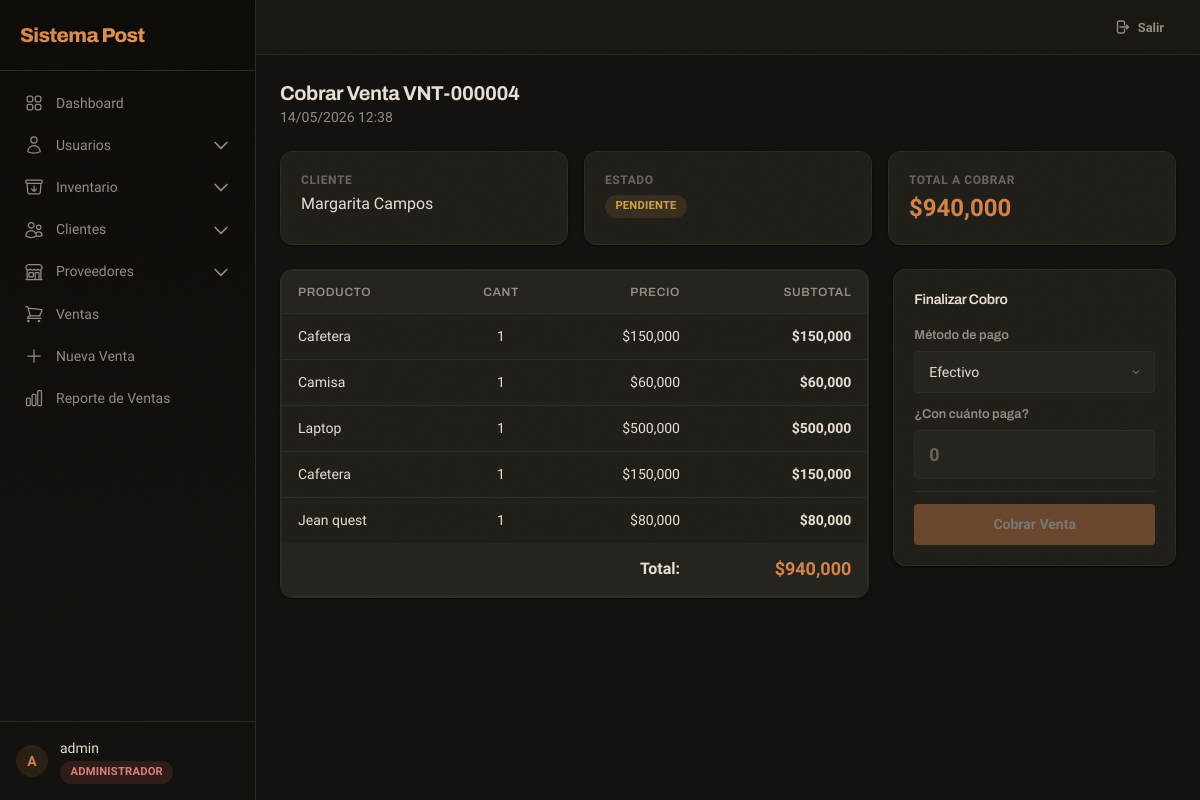
The app's page /sales/4/collect/ (signed in) with its own data.
### apps/accounts/models.py (models this page shows, shortened)
class User(AbstractUser):
    class Role(models.TextChoices):
        ADMIN = 'admin', 'Administrador'
        SUPERVISOR = 'supervisor', 'Supervisor'
        USER = 'user', 'Usuario'
    role = models.CharField(
        max_length=20,
        choices=Role.choices,
        default=Role.USER,
        verbose_name='Rol'
    )
    phone = models.CharField(max_length=20, blank=True, verbose_name='Teléfono')
    class Meta:
        verbose_name = 'Usuario'
        verbose_name_plural = 'Usuarios'
    def is_admin(self):
        return self.role == self.Role.ADMIN or self.is_superuser

### apps/sales/models.py (models this page shows, shortened)
class Sale(models.Model):
    invoice_number = models.CharField(max_length=20, unique=True, verbose_name='Folio')
    client = models.ForeignKey(Client, on_delete=models.SET_NULL, null=True, blank=True, related_name='sales', verbose_name='Cliente')
    user = models.ForeignKey(settings.AUTH_USER_MODEL, on_delete=models.SET_NULL, null=True, related_name='sales', verbose_name='Vendedor')
    date = models.DateTimeField(auto_now_add=True, db_index=True, verbose_name='Fecha')
    subtotal = models.DecimalField(max_digits=12, decimal_places=2, default=0, verbose_name='Subtotal')
    tax = models.DecimalField(max_digits=12, decimal_places=2, default=0, verbose_name='IVA')
    total = models.DecimalField(max_digits=12, decimal_places=2, default=0, verbose_name='Total')
    class Status(models.TextChoices):
        PENDING = 'pendiente', 'Pendiente'
        PAID = 'pagada', 'Pagada'
    status = models.CharField(max_length=20, choices=Status.choices, default=Status.PAID, db_index=True, verbose_name='Estado')
    class PaymentMethod(models.TextChoices):
        CASH = 'efectivo', 'Efectivo'
        CARD = 'tarjeta', 'Tarjeta'
        TRANSFER = 'transferencia', 'Transferencia'
        PENDING = 'pendiente', 'Pendiente'
    payment_method = models.CharField(max_length=50, choices=PaymentMethod.choices, default=PaymentMethod.CASH, verbose_name='Método de pago')
    amount_received = models.DecimalField(max_digits=12, decimal_places=2, null=True, blank=True, verbose_name='Monto recibido')
    change = models.DecimalField(max_digits=12, decimal_places=2, null=True, blank=True, verbose_name='Cambio')
    is_active = models.BooleanField(default=True, db_index=True, verbose_name='Activa')
    class Meta:
        verbose_name = 'Venta'
        verbose_name_plural = 'Ventas'
        ordering = ['-date']
        indexes = [
            models.Index(fields=['is_active', 'status', '-date'], name='idx_sale_active_status_date'),
        ]

class SaleItem(models.Model):
    sale = models.ForeignKey(Sale, on_delete=models.CASCADE, related_name='items', verbose_name='Venta')
    product = models.ForeignKey(Product, on_delete=models.SET_NULL, null=True, verbose_name='Producto')
    quantity = models.PositiveIntegerField(default=1, verbose_name='Cantidad')
    unit_price = models.DecimalField(max_digits=10, decimal_places=2, verbose_name='Precio unitario')
    subtotal = models.DecimalField(max_digits=12, decimal_places=2, verbose_name='Subtotal')
    class Meta:
        verbose_name = 'Detalle de Venta'
        verbose_name_plural = 'Detalles de Ventas'
        ordering = ['id']

### apps/clients/models.py (models this page shows, shortened)
class Client(models.Model):
    name = models.CharField(max_length=200, db_index=True, verbose_name='Nombre')
    email = models.EmailField(blank=True, verbose_name='Email')
    phone = models.CharField(max_length=20, db_index=True, blank=True, verbose_name='Teléfono')
    address = models.CharField(max_length=500, blank=True, verbose_name='Dirección')
    cc = models.CharField(max_length=13, blank=True, verbose_name='CC')
    created_at = models.DateTimeField(auto_now_add=True, verbose_name='Creado')
    updated_at = models.DateTimeField(auto_now=True, verbose_name='Actualizado')
    class Meta:
        verbose_name = 'Cliente'
        verbose_name_plural = 'Clientes'
        ordering = ['name']

### apps/inventory/models.py (models this page shows, shortened)
class Product(models.Model):
    sku = models.CharField(max_length=50, unique=True, verbose_name='SKU')
    name = models.CharField(max_length=200, db_index=True, verbose_name='Nombre')
    description = models.TextField(blank=True, verbose_name='Descripción')
    category = models.ForeignKey(Category, on_delete=models.SET_NULL, null=True, related_name='products', verbose_name='Categoría')
    price = models.DecimalField(max_digits=10, decimal_places=2, verbose_name='Precio')
    cost = models.DecimalField(max_digits=10, decimal_places=2, default=0, verbose_name='Costo')
    stock = models.PositiveIntegerField(default=0, db_index=True, verbose_name='Stock')
    min_stock = models.PositiveIntegerField(default=0, verbose_name='Stock mínimo')
    image = models.ImageField(upload_to='products/', blank=True, null=True, verbose_name='Imagen')
    is_active = models.BooleanField(default=True, db_index=True, verbose_name='Activo')
    created_at = models.DateTimeField(auto_now_add=True, verbose_name='Creado')
    updated_at = models.DateTimeField(auto_now=True, verbose_name='Actualizado')
    class Meta:
        verbose_name = 'Producto'
        verbose_name_plural = 'Productos'
        ordering = ['name']

### apps/sales/views.py (the view)
# urls.py: path('<int:pk>/collect/', views.sale_collect, name='sale_collect'),
@login_required
def sale_collect(request, pk):
    sale = get_object_or_404(Sale.objects.select_related('client', 'user'), pk=pk)
    items = sale.items.select_related('product').all()
    if sale.status != Sale.Status.PENDING or not sale.is_active:
        messages.error(request, 'Esta venta no está pendiente.')
        return redirect('sales:sale_list')
    return render(request, 'sales/sale_collect.html', {'sale': sale, 'items': items})

### templates/sales/sale_collect.html (shortened to what this page needs)
{% extends 'layouts/base.html' %}
{% load currency_tags %}
{% block content %}
<div x-data="collectApp()" x-init="totalVal = {{ sale.total }}" class="max-w-4xl mx-auto animate-fade-in-up">
    <div class="flex justify-between items-start mb-6">
        <div>
            <h1 class="text-xl font-[var(--font-heading)] font-bold">Cobrar Venta {{ sale.invoice_number }}</h1>
            <p class="text-sm text-[var(--text-secondary)]">{{ sale.date|date:'d/m/Y H:i' }}</p>
        </div>
    </div>
    <div class="grid grid-cols-1 md:grid-cols-3 gap-4 mb-6">
        <div class="card">
            <div class="card-body">
                <p class="text-xs text-[var(--text-muted)] uppercase tracking-wider font-semibold mb-1">Cliente</p>
                <p class="font-medium">{{ sale.client.name|default:'Invitado' }}</p>
            </div>
        </div>
        <div class="card">
            <div class="card-body">
                <p class="text-xs text-[var(--text-muted)] uppercase tracking-wider font-semibold mb-1">Estado</p>
                <span class="badge badge-amber">Pendiente</span>
            </div>
        </div>
        <div class="card">
            <div class="card-body">
                <p class="text-xs text-[var(--text-muted)] uppercase tracking-wider font-semibold mb-1">Total a cobrar</p>
                <p class="text-2xl font-[var(--font-heading)] font-bold text-[var(--accent)]">{{ sale.total|pesos }}</p>
            </div>
        </div>
    </div>
    <div class="grid grid-cols-1 lg:grid-cols-3 gap-6">
        <div class="lg:col-span-2 card">
            <div class="table-container">
                <table>
                    <thead>
                        <tr>
                            <th>Producto</th>
                            <th class="text-center">Cant</th>
                            <th class="text-right">Precio</th>
                            <th class="text-right">Subtotal</th>
                        </tr>
                    </thead>
                    <tbody>
                        {% for item in items %}
                        <tr>
                            <td class="font-medium">{{ item.product.name }}</td>
                            <td class="text-center">{{ item.quantity }}</td>
                            <td class="text-right">{{ item.unit_price|pesos }}</td>
                            <td class="text-right font-semibold">{{ item.subtotal|pesos }}</td>
                        </tr>
                        {% endfor %}
                    </tbody>
                    <tfoot>
                        <tr class="table-tfoot">
                            <td colspan="3" class="text-right font-bold text-base">Total:</td>
                            <td class="text-right font-bold text-lg text-[var(--accent)]">{{ sale.total|pesos }}</td>
                        </tr>
                    </tfoot>
                </table>
            </div>
        </div>
        <div>
            <div class="card">
                <div class="card-body">
                    <h3 class="font-[var(--font-heading)] font-semibold text-sm mb-4">Finalizar Cobro</h3>
                    <form method="post" action="{% url 'sales:sale_collect_save' sale.pk %}">
                        <div class="space-y-3">
                            <div>
                                <label>Método de pago</label>
                                <select name="payment_method" x-model="paymentMethod" class="form-input">
                                    <option value="efectivo">Efectivo</option>
                                </select>
                            </div>
                            <div x-show="paymentMethod === 'efectivo'" x-cloak>
                                <label>¿Con cuánto paga?</label>
                                <input type="number" name="amount_received" x-model="amountReceived" min="0" step="1" placeholder="0"
                                    class="form-input text-lg font-semibold">
                            </div>
                            <hr class="border-[var(--border-color)]">
                            <button type="submit" :disabled="paymentMethod === 'efectivo' && (parseFloat(amountReceived) || 0) < totalVal"
                                class="btn btn-primary w-full justify-center py-2.5 disabled:opacity-40 disabled:cursor-not-allowed">
                                Cobrar Venta
                            </button>
                        </div>
                    </form>
                </div>
            </div>
        </div>
    </div>
</div>
{% endblock %}

### templates/layouts/base.html (shortened to what this page needs)
<!DOCTYPE html>
<html lang="es">
<head>
    <script src="https://cdn.tailwindcss.com"></script>
    <link rel="stylesheet" href="/static/css/app.css">
</head>
<body>
    <div x-data="{ sidebarOpen: false }" class="flex h-screen overflow-hidden">
        {% if user.is_authenticated %}
        <div :class="{'translate-x-0': sidebarOpen, '-translate-x-full': !sidebarOpen}" class="sidebar fixed inset-y-0 left-0 z-30 w-64 transition-transform duration-300 ease-in-out lg:translate-x-0 lg:static lg:inset-auto lg:z-auto overflow-y-auto flex flex-col">
            <div class="flex items-center justify-between p-5 border-b border-[var(--border-color)]">
                <span class="sidebar-brand">Sistema Post</span>
            </div>
            <nav class="mt-3 px-3 space-y-0.5 flex-1 overflow-y-auto">
                <a href="{% url 'core:dashboard' %}" class="sidebar-link {% if request.resolver_match.url_name == 'dashboard' %}active{% endif %}">
                    Dashboard
                </a>
                {% if user.is_admin %}
                <div x-data="{ open: false }" class="space-y-0.5">
                    <button @click="open = !open" class="sidebar-link w-full text-left">
                        <svg viewBox="0 0 24 24" fill="none" stroke="currentColor" stroke-width="1.5"><path stroke-linecap="round" stroke-linejoin="round" d="M15.75 6a3.75 3.75 0 11-7.5 0 3.75 3.75 0 017.5 0zM4.501 20.118a7.5 7.5 0 0114.998 0A17.933 17.933 0 0112 21.75c-2.676 0-5.216-.584-7.499-1.632z"/></svg>
                        Usuarios
                        <svg :class="{'rotate-180': open}" class="w-3.5 h-3.5 ml-auto transition-transform" fill="none" stroke="currentColor" viewBox="0 0 24 24"><path stroke-linecap="round" stroke-linejoin="round" stroke-width="2" d="M19 9l-7 7-7-7"></path></svg>
                    </button>
                </div>
                {% endif %}
                <div x-data="{ open: false }" class="space-y-0.5">
                    <button @click="open = !open" class="sidebar-link w-full text-left">
                        Inventario
                        <svg :class="{'rotate-180': open}" class="w-3.5 h-3.5 ml-auto transition-transform" fill="none" stroke="currentColor" viewBox="0 0 24 24"><path stroke-linecap="round" stroke-linejoin="round" stroke-width="2" d="M19 9l-7 7-7-7"></path></svg>
                    </button>
                </div>
                <div x-data="{ open: false }" class="space-y-0.5">
                    <button @click="open = !open" class="sidebar-link w-full text-left">
                        Clientes
                        <svg :class="{'rotate-180': open}" class="w-3.5 h-3.5 ml-auto transition-transform" fill="none" stroke="currentColor" viewBox="0 0 24 24"><path stroke-linecap="round" stroke-linejoin="round" stroke-width="2" d="M19 9l-7 7-7-7"></path></svg>
                    </button>
                </div>
                <div x-data="{ open: false }" class="space-y-0.5">
                    <button @click="open = !open" class="sidebar-link w-full text-left">
                        Proveedores
                        <svg :class="{'rotate-180': open}" class="w-3.5 h-3.5 ml-auto transition-transform" fill="none" stroke="currentColor" viewBox="0 0 24 24"><path stroke-linecap="round" stroke-linejoin="round" stroke-width="2" d="M19 9l-7 7-7-7"></path></svg>
                    </button>
                </div>
                <a href="{% url 'sales:sale_list' %}" class="sidebar-link {% if 'sales' in request.resolver_match.view_name and 'sale_list' in request.resolver_match.url_name %}active{% endif %}">
                    Ventas
                </a>
                <a href="{% url 'sales:sale_new' %}" class="sidebar-link">
                    <svg viewBox="0 0 24 24" fill="none" stroke="currentColor" stroke-width="1.5"><path stroke-linecap="round" stroke-linejoin="round" d="M12 4.5v15m7.5-7.5h-15"/></svg>
                    Nueva Venta
                </a>
                <a href="{% url 'reports:view' %}" class="sidebar-link">
                    Reporte de Ventas
                </a>
            </nav>
            <div class="p-4 border-t border-[var(--border-color)]">
                <div class="flex items-center gap-3">
                    <div class="w-8 h-8 rounded-full bg-[var(--accent-light)] flex items-center justify-center text-[var(--accent)] font-bold text-sm font-[var(--font-heading)]">
                        {{ user.get_full_name|default:user.username|first|upper }}
                    </div>
                    <div class="flex-1 min-w-0">
                        <p class="text-sm font-medium text-[var(--text-primary)] truncate">{{ user.get_full_name|default:user.username }}</p>
                        <span class="badge
                            {% if user.role == 'admin' %}badge-red role-admin
                            {% elif user.role == 'supervisor' %}badge-amber
                            {% else %}badge-blue{% endif %}">
                            {{ user.get_role_display }}
                        </span>
                    </div>
                </div>
            </div>
        </div>
        {% endif %}
        <div class="flex-1 flex flex-col overflow-hidden">
            {% if user.is_authenticated %}
            <header class="header no-print px-4 lg:px-6 py-3 flex items-center justify-between lg:justify-end">
                <a href="{% url 'accounts:logout' %}" class="btn btn-ghost btn-sm">
                    <svg class="w-4 h-4" fill="none" stroke="currentColor" viewBox="0 0 24 24"><path stroke-linecap="round" stroke-linejoin="round" stroke-width="2" d="M15.75 9V5.25A2.25 2.25 0 0013.5 3h-6a2.25 2.25 0 00-2.25 2.25v13.5A2.25 2.25 0 007.5 21h6a2.25 2.25 0 002.25-2.25V15m3 0l3-3m0 0l-3-3m3 3H9"/></svg>
                    Salir
                </a>
            </header>
            {% endif %}
            <main class="flex-1 overflow-y-auto {% if user.is_authenticated %}p-4 md:p-6{% else %}flex items-center justify-center{% endif %}">
                <div class="max-w-7xl mx-auto">
                    {% block content %}{% endblock %}
                </div>
            </main>
        </div>
    </div>
</body>
</html>

### records on screen
User: get_full_name|first "A", get_full_name "admin", role "ADMINISTRADOR"
Sale: invoice_number "VNT-000004", date "14/05/2026 12:38", client.name "Margarita Campos", total|pesos "$940,000"
SaleItem: product.name "Cafetera", quantity "1", unit_price|pesos "$150,000", subtotal|pesos "$150,000"
SaleItem: product.name "Camisa", quantity "1", unit_price|pesos "$60,000", subtotal|pesos "$60,000"
SaleItem: product.name "Laptop", quantity "1", unit_price|pesos "$500,000", subtotal|pesos "$500,000"
SaleItem: product.name "Cafetera", quantity "1", unit_price|pesos "$150,000", subtotal|pesos "$150,000"
SaleItem: product.name "Jean quest", quantity "1", unit_price|pesos "$80,000", subtotal|pesos "$80,000"
